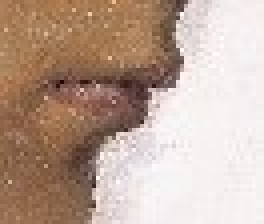
#> input picture test.jpg, 66 x 56 px, found by its file name (shown 4 times larger)
$ python bfs.py
#> lines starting #> are read from the running program, lines starting #| are printed output that depends on the picture; after the words box and inside, x2 and y2 are one past the last pixel; in counts of white or black regions, pixels touching at a corner belong together
# True := White

from sys import path
from PIL import Image
import numpy as np
import copy
from statistics import mean
import random
from collections import deque

from numpy.core.arrayprint import DatetimeFormat
random.seed(0)


class Node():
    def __init__(self, loc, parent, action):
        self.loc = loc
        self.parent = parent
        self.action = action


class Drawing:
    def __init__(self, source):
        h_orig, w_orig = source.shape
        self.h = h_orig * 2
        self.w = w_orig * 2
        self.data = np.ones((h_orig*2, w_orig*2), dtype='bool')
        for j in range(h_orig):
            for i in range(w_orig):
                self.data[j*2][i*2] = source[j][i]

        self.blocked = np.zeros((self.h, self.w), dtype='bool')
        self.flagged = np.zeros((self.h, self.w), dtype='bool')

        # manually clear the top left pixel and two pixels around it
        self.data[0][:2] = True
        self.data[1][:2] = True

        self.head = [0, 0]
        self.blocked[0][0] = True

    def is_valid_loc(self, loc):
        x, y = loc
        return x >= 0 and y >= 0 and x < self.w and y < self.h

    def get_neighbors(self, loc):
        x, y = loc
        neighbors = [
            [(x, y - 1), (0, -1)],  # up
            [(x + 1, y), (1, 0)],  # right
            [(x, y + 1), (0, 1)],  # down
            [(x - 1, y), (-1, 0)]  # left
        ]

        valid = [
            neighbor for neighbor in neighbors if self.is_valid_loc(neighbor[0])]
        allowed = [[(x, y), action]
                   for (x, y), action in valid if not self.blocked[y][x]]
        return allowed

    def step(self):
        start = tuple(self.head)
        frontier = deque([Node(start, None, None)])
        explored = set()

        d = 1
        while True:
            if len(frontier) == 0:
                raise Exception("NoConnection")

            node = frontier.popleft()
            x, y = node.loc

            # if pixel is black, connection point has been found
            if not self.data[y][x] and not self.blocked[y][x]:

                actions = []
                cells = []
                while node.parent is not None:
                    actions.append(node.action)
                    cells.append(node.loc)
                    node = node.parent
                actions.reverse()
                cells.reverse()

                for i in range(len(actions)):
                    action = actions[i]
                    cell = cells[i]
                    old_x, old_y = self.head
                    self.blocked[old_y][old_x] = True
                    self.data[old_y][old_x] = False

                    if self.is_valid_loc((old_x, old_y - 1)):
                        self.blocked[old_y - 1][old_x] = True
                    if self.is_valid_loc((old_x, old_y + 1)):
                        self.blocked[old_y + 1][old_x] = True
                    if self.is_valid_loc((old_x + 1, old_y)):
                        self.blocked[old_y][old_x + 1] = True
                    if self.is_valid_loc((old_x - 1, old_y)):
                        self.blocked[old_y][old_x - 1] = True

                    self.head = tuple(cell)
                return cells, actions

            explored.add(node.loc)
            for loc, action in self.get_neighbors(node.loc):
                if not any(node.loc == loc for node in frontier) and loc not in explored:
                    frontier.append(Node(loc, node, action))

            d += 1

    def show(self):
        im = Image.fromarray(self.data)
        im.show()

    def save(self, name):
        im = Image.fromarray(self.data)
        im.save(name, format='png')


im = Image.open('test.jpg')
#> im is the input picture: PIL image 66x56 RGB; mean R, G, B 189.7, 166.7, 152.4
dithered = im.convert('1')
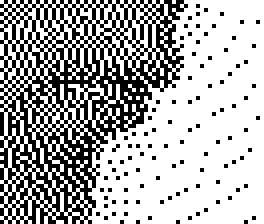
#> dithered: PIL image 66x56 1 (shown 4 times larger); 67.6% white; black in thin lines or dots
# dithered.show()

source = np.array(dithered)
drawing = Drawing(source)
#> after the loop in __init__, `for j in range(h_orig):`:
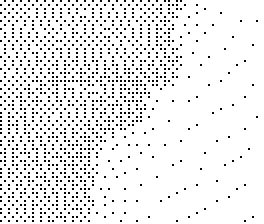
#> self.data: shape (112, 132) bool (shown 2 times larger); 91.9% white; black in thin lines or dots
for i in range(300):
    try:
        drawing.step()
    except:
        break
drawing.show()
#> in show, `im = Image.fromarray(self.data)`:
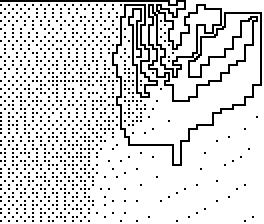
#> im: PIL image 132x112 1 (shown 2 times larger); 86.5% white; black in thin lines or dots
#> in show, `im = Image.fromarray(self.data)`:
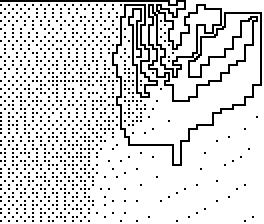
#> self.data: shape (112, 132) bool (shown 2 times larger); 86.5% white; black in thin lines or dots

$ run again, with Untitled.jpg copied over test.jpg
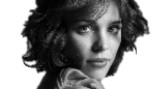
#> input picture Untitled.jpg, 158 x 89 px, found by its file name
#> im is the input picture: PIL image 158x89 RGB; min 0, max 255, mean 136.4
#> `dithered = im.convert('1')`:
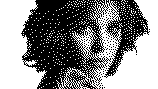
#> dithered: PIL image 158x89 1; 53.5% white; 89 black regions (88 under 20 px), largest, box (x1, y1, x2, y2) and area: (21, 0, 150, 89) 6431
#> im: PIL image 316x178 1; 88.1% white; black in thin lines or dots
#> in show, `im = Image.fromarray(self.data)`:
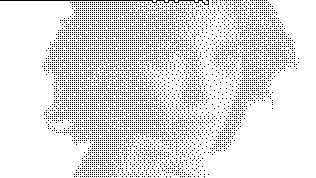
#> self.data: shape (178, 316) bool; 88.1% white; black in thin lines or dots
